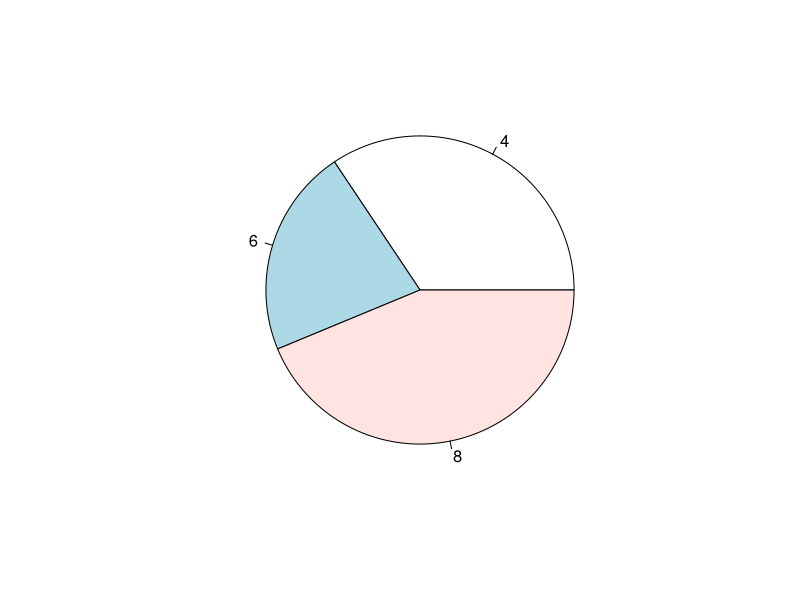
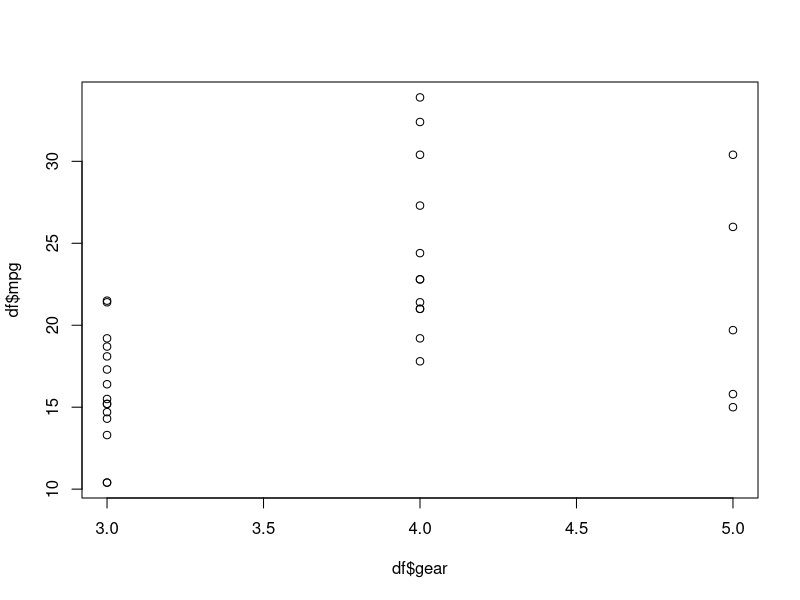
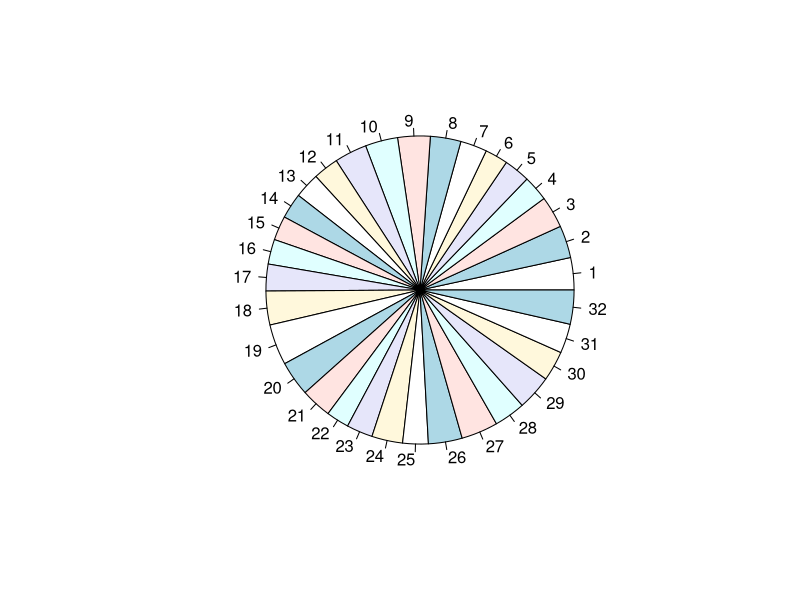
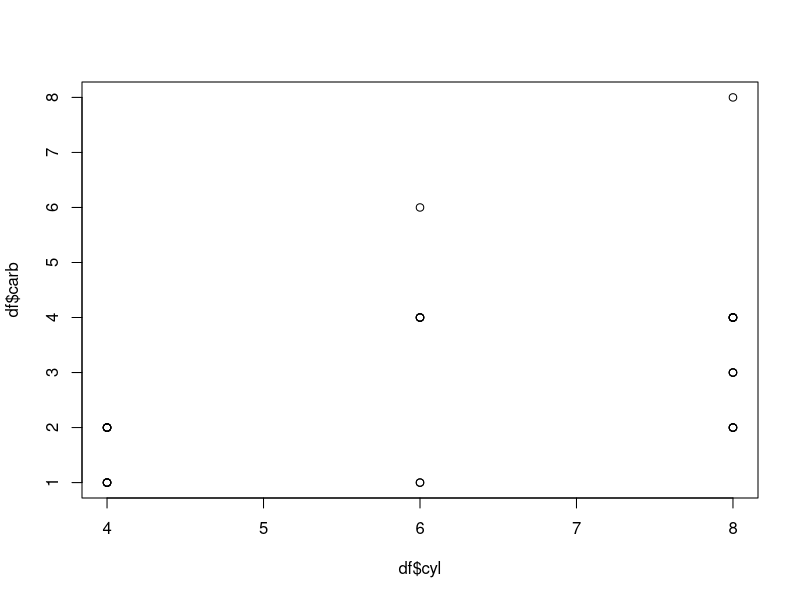
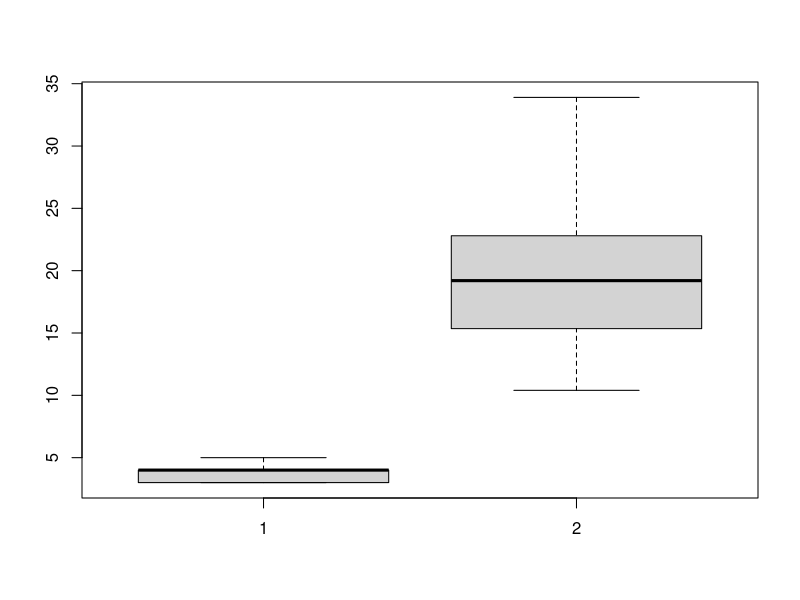

The R source for these figures, in order:
library(tidyverse)
library(ggplot2)

mtcars

carros = mtcars

carros %>% select(mpg, cyl, gear)

carros %>% filter(cyl >= 6)

df = carros

pie(table(df$cyl))
plot(df$gear, df$mpg)
pie(df$drat)
plot(df$cyl, df$carb)
boxplot(df$gear, df$mpg)